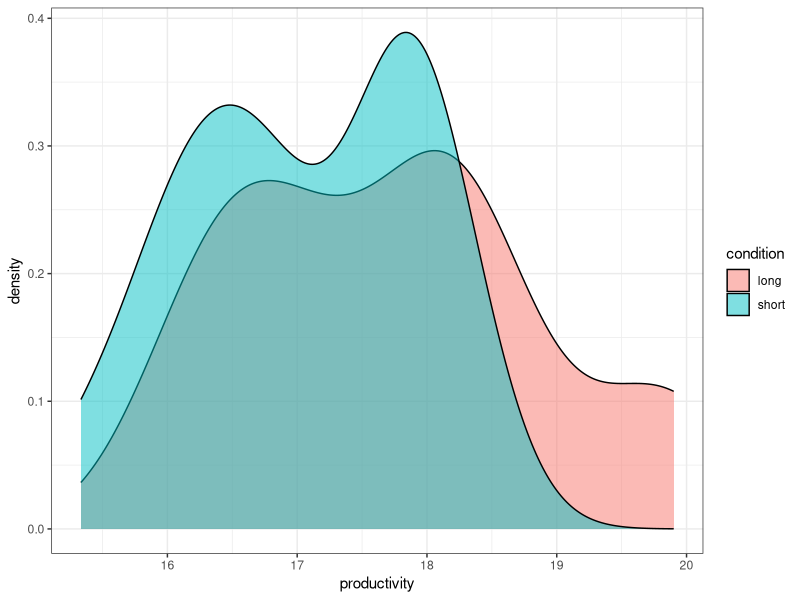

This chart was generated by the following R code:
set.seed(3)
data = data.frame(
  condition = c(rep('long', 20), rep('short', 20)),
  productivity = c(rnorm(20, 18, 1.5), rnorm(20, 17, 1)))
library(ggplot2)
ggplot(aes(x=productivity, fill=condition), data=data) + geom_density(alpha=0.5) + theme_bw()
write.csv(data, file='lunch_data.csv')
